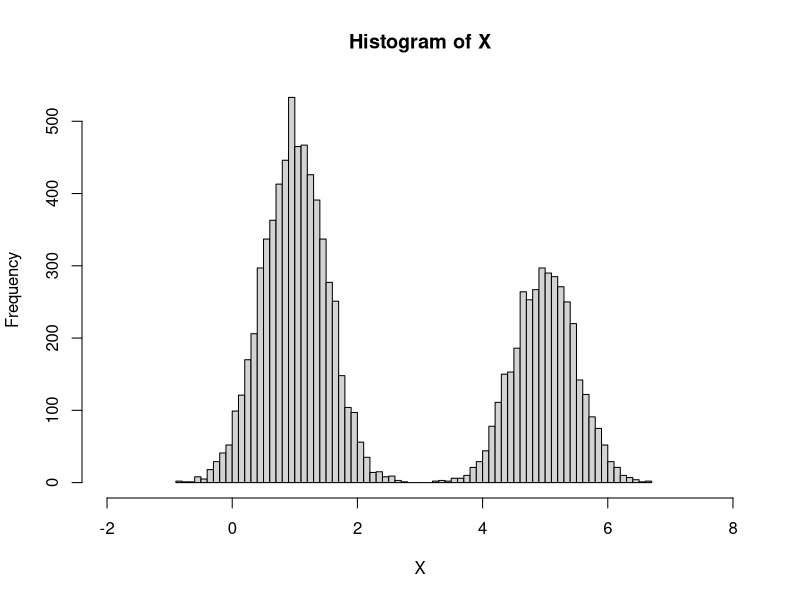

The R script that drew this image:
rm(list=ls());

reject <- function(n, a, b, M, f) {
  
  X <- c();

  k=1;
  while(k<=n) {
    xk <- runif(1);
    xk <- a*xk + b*(1-xk);
    yk <- M*runif(1);
    if(yk > f(xk)) next;
    X[k] <- xk;
    k <- k + 1;
  }

  return(X);
}

X <- reject(10000, -5, 15, 1, function(x) { 0.5*dnorm(x, 1, 0.5) + 0.3*dnorm(x, 5, 0.5) });
hist(X, breaks=100, xlim=c(-2, 8));
